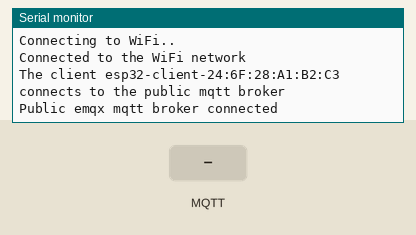
Simulated run of this sketch. Board: ESP32. On the bench: the last lines printed to the serial monitor. The test bench sets the inputs (shaded band). WiFi joins after 1.5 s; servers stay silent unless stated; no MQTT or app messages arrive unless stated.

Above: at 2.7 s.
2.8 s: MQTT message "1" arrives on the first subscribed topic
At 3.6 s:
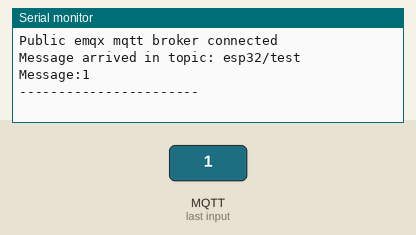
4.3 s: MQTT message "on" arrives on the first subscribed topic
At 4.8 s:
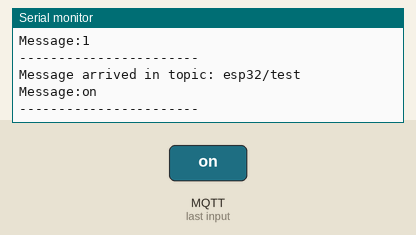
5.8 s: MQTT message "off" arrives on the first subscribed topic
At 7.1 s:
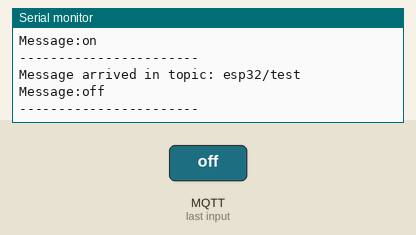

Measured:
- after the input at 2.8 s, the serial monitor: prints a new line at once (image 1)
- after the input at 4.3 s, the serial monitor: prints a new line at once (image 2)
- after the input at 5.8 s, the serial monitor: prints a new line at once (image 3)

The sketch:

sketch_may02d.ino
```cpp
#include <WiFi.h>
#include <PubSubClient.h>

// WiFi
const char *ssid = "sara"; // Enter your WiFi name
const char *password = "Sara1387";  // Enter WiFi password

// MQTT Broker
const char *mqtt_broker = "broker.emqx.io";
const char *topic = "esp32/test";
const char *mqtt_username = "gara";
const char *mqtt_password = "kara1387";
const int mqtt_port = 1883;

WiFiClient espClient;
PubSubClient client(espClient);

void setup() {
 // Set software serial baud to 115200;
 Serial.begin(115200);
 // connecting to a WiFi network
 WiFi.begin(ssid, password);
 while (WiFi.status() != WL_CONNECTED) {
     delay(500);
     Serial.println("Connecting to WiFi..");
 }
 Serial.println("Connected to the WiFi network");
 //connecting to a mqtt broker
 client.setServer(mqtt_broker, mqtt_port);
 client.setCallback(callback);
 while (!client.connected()) {
     String client_id = "esp32-client-";
     client_id += String(WiFi.macAddress());
     Serial.printf("The client %s connects to the public mqtt broker\n", client_id.c_str());
     if (client.connect(client_id.c_str(), mqtt_username, mqtt_password)) {
         Serial.println("Public emqx mqtt broker connected");
     } else {
         Serial.print("failed with state ");
         Serial.print(client.state());
         delay(2000);
     }
 }
 // publish and subscribe
 client.publish(topic, "Hi EMQX I'm ESP32 ^^");
 client.subscribe(topic);
}

void callback(char *topic, byte *payload, unsigned int length) {
 Serial.print("Message arrived in topic: ");
 Serial.println(topic);
 Serial.print("Message:");
 for (int i = 0; i < length; i++) {
     Serial.print((char) payload[i]);
 }
 Serial.println();
 Serial.println("-----------------------");
}

void loop() {
 client.loop();
}
```
